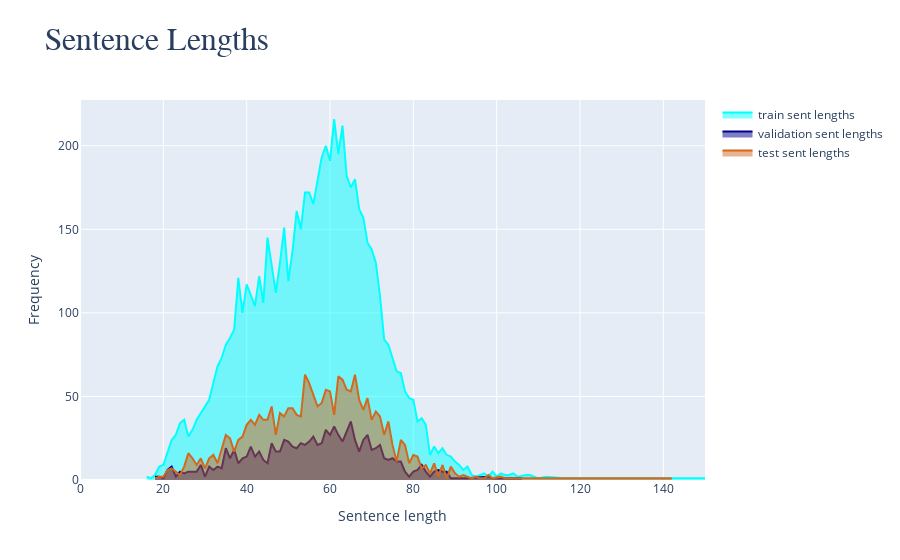

Source (notebook cell):
### Code cell
# display plot of sentence lengths after removing 4 outliers form training data set 
#!pip3 install psutil
#!pip3 install -U kaleido
from plotly import graph_objs as go

train_text_length = train_length_df['length'].value_counts().sort_index()
valid_text_length = valid_length_df['length'].value_counts().sort_index()
test_text_length = test_length_df['length'].value_counts().sort_index()

fig = go.Figure()
fig.add_trace(go.Scatter(
    x=train_text_length.index,
    y=train_text_length.values,
    name='train sent lengths',
    fill='tozeroy',
    marker_color="cyan",
))
fig.add_trace(go.Scatter(
    x=valid_text_length.index,
    y=valid_text_length.values,
    name='validation sent lengths',
    fill='tozeroy',
    marker_color="darkblue",
))
fig.add_trace(go.Scatter(
    x=test_text_length.index,
    y=test_text_length.values,
    name='test sent lengths',
    fill='tozeroy',
    marker_color="chocolate",
))
fig.update_layout(
    title='<span style="font-size:32px; font-family:Times New Roman">Sentence Lengths</span>',
    xaxis_title = "Sentence length",
    yaxis_title = "Frequency"
)

fig.update_xaxes(range=[0, 150])
fig.write_image('./images/fig_eda_sent_lengs.png')
fig.show()

### Figure 1 — Plotly figure (JSON) as saved in the notebook; plotly's stock layout.template omitted (floating-point values rounded to 4 significant figures)
{"data": [{"fill": "tozeroy", "marker": {"color": "cyan"}, "name": "train sent lengths", "type": "scatter", "x": [16, 17, 18, 19, 20, 21, 22, 23, 24, 25, 26, 27, 28, 29, 30, 31, 32, 33, 34, 35, 36, 37, 38, 39, 40, 41, 42, 43, 44, 45, 46, 47, 48, 49, 50, 51, 52, 53, 54, 55, 56, 57, 58, 59, 60, 61, 62, 63, 64, 65, 66, 67, 68, 69, 70, 71, 72, 73, 74, 75, 76, 77, 78, 79, 80, 81, 82, 83, 84, 85, 86, 87, 88, 89, 90, 91, 92, 93, 94, 95, 96, 97, 98, 99, 100, 101, 102, 103, 104, 105, 107, 108, 110, 112, 116, 117, 119, 123, 124, 144, 159], "y": [2, 1, 3, 8, 9, 16, 24, 27, 34, 36, 26, 30, 36, 40, 44, 48, 58, 68, 73, 81, 85, 90, 121, 100, 117, 111, 104, 122, 106, 145, 129, 112, 130, 151, 119, 137, 161, 150, 172, 172, 165, 178, 193, 200, 191, 216, 195, 212, 182, 175, 180, 162, 157, 142, 138, 130, 110, 84, 81, 73, 65, 64, 53, 49, 48, 35, 37, 33, 15, 20, 16, 19, 15, 14, 11, 9, 6, 8, 3, 2, 3, 4, 2, 5, 2, 4, 3, 3, 4, 2, 3, 3, 1, 2, 1, 1, 1, 1, 1, 1, 1]}, {"fill": "tozeroy", "marker": {"color": "darkblue"}, "name": "validation sent lengths", "type": "scatter", "x": [18, 19, 20, 21, 22, 23, 24, 25, 26, 27, 28, 29, 30, 31, 32, 33, 34, 35, 36, 37, 38, 39, 40, 41, 42, 43, 44, 45, 46, 47, 48, 49, 50, 51, 52, 53, 54, 55, 56, 57, 58, 59, 60, 61, 62, 63, 64, 65, 66, 67, 68, 69, 70, 71, 72, 73, 74, 75, 76, 77, 78, 79, 80, 81, 82, 83, 84, 85, 86, 87, 88, 89, 90, 92, 93, 98, 99, 100, 102, 106], "y": [2, 2, 1, 6, 8, 2, 5, 4, 5, 5, 5, 9, 2, 8, 6, 8, 7, 19, 13, 18, 10, 13, 14, 20, 14, 17, 12, 10, 22, 17, 17, 24, 23, 20, 19, 22, 21, 23, 26, 21, 22, 30, 27, 32, 27, 23, 29, 35, 24, 17, 24, 27, 18, 19, 21, 13, 12, 13, 11, 11, 5, 2, 5, 6, 9, 5, 2, 5, 6, 5, 5, 1, 1, 1, 1, 2, 1, 1, 1, 1]}, {"fill": "tozeroy", "marker": {"color": "chocolate"}, "name": "test sent lengths", "type": "scatter", "x": [18, 19, 20, 21, 22, 23, 24, 25, 26, 27, 28, 29, 30, 31, 32, 33, 34, 35, 36, 37, 38, 39, 40, 41, 42, 43, 44, 45, 46, 47, 48, 49, 50, 51, 52, 53, 54, 55, 56, 57, 58, 59, 60, 61, 62, 63, 64, 65, 66, 67, 68, 69, 70, 71, 72, 73, 74, 75, 76, 77, 78, 79, 80, 81, 82, 83, 84, 85, 86, 87, 88, 89, 90, 91, 92, 93, 94, 95, 96, 97, 98, 99, 101, 102, 106, 131, 142], "y": [1, 2, 2, 6, 7, 5, 3, 8, 16, 13, 9, 13, 7, 13, 15, 10, 18, 27, 25, 17, 24, 26, 33, 36, 33, 39, 36, 36, 44, 27, 40, 38, 43, 43, 39, 38, 63, 58, 51, 44, 46, 54, 53, 39, 62, 60, 54, 53, 63, 48, 42, 49, 36, 41, 38, 27, 35, 21, 11, 24, 21, 10, 15, 14, 7, 9, 4, 10, 2, 9, 1, 8, 4, 2, 3, 2, 1, 2, 1, 1, 3, 1, 2, 1, 1, 1, 1]}], "layout": {"title": {"text": "<span style=\"font-size:32px; font-family:Times New Roman\">Sentence Lengths</span>"}, "xaxis": {"range": [0, 150], "title": {"text": "Sentence length"}}, "yaxis": {"title": {"text": "Frequency"}}}}
